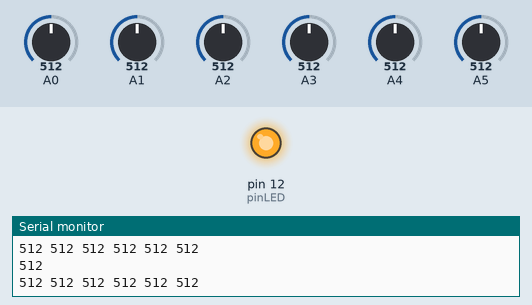
Bench run of a sketch on a simulated Arduino Uno, built with avr-gcc and run on an emulated ATmega328P. On the bench: output pins drawn as LEDs (lit = HIGH), the last lines printed to the serial monitor. The test bench sets the inputs (shaded band); at power-on: A5 = 512, A0 = 512, A3 = 512, A1 = 512, A2 = 512, A4 = 512.

Above: at 1.2 s.
1.3 s: A5 set to 593
4.3 s: A5 set to 607
At 4.7 s:
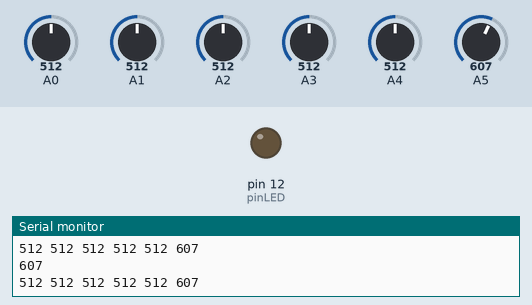
5.8 s: A5 set to 590
At 6.5 s:
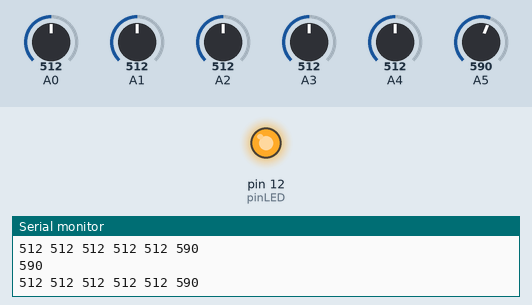
7.3 s: A0 set to 111
8.8 s: A0 set to 91
10.3 s: A3 set to 105
13.3 s: A3 set to 90
Timing chart, 0 to 16.3 s (numbered marks = the images above; inputs shaded):
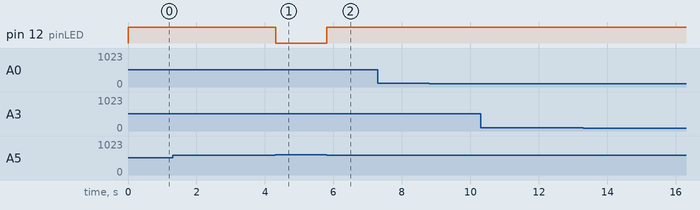

Measured:
- the behaviour switches between 599 and 600 on A5 (found by bisection; images 0 and 1)
- after the input at 4.3 s, pin 12 (pinLED): HIGH → LOW at once
- after the input at 5.8 s, pin 12 (pinLED): LOW → HIGH at once

The sketch:

ProyectoMax.ino
```cpp
int val[5];
#define pinLED 12
void setup() {

  pinMode(pinLED, OUTPUT);
  Serial.begin(9600);
}

void loop() {
  for(int i = 0; i < 6; i++){
    val[i] = analogRead(i);
    Serial.print(val[i]);
    Serial.print(" ");
  }
    Serial.println();
    delay(10);
  int v = analogRead(A5);
  if (v < 600) digitalWrite(pinLED, HIGH);
  else digitalWrite(pinLED, LOW);
  Serial.println(v);
}
```
